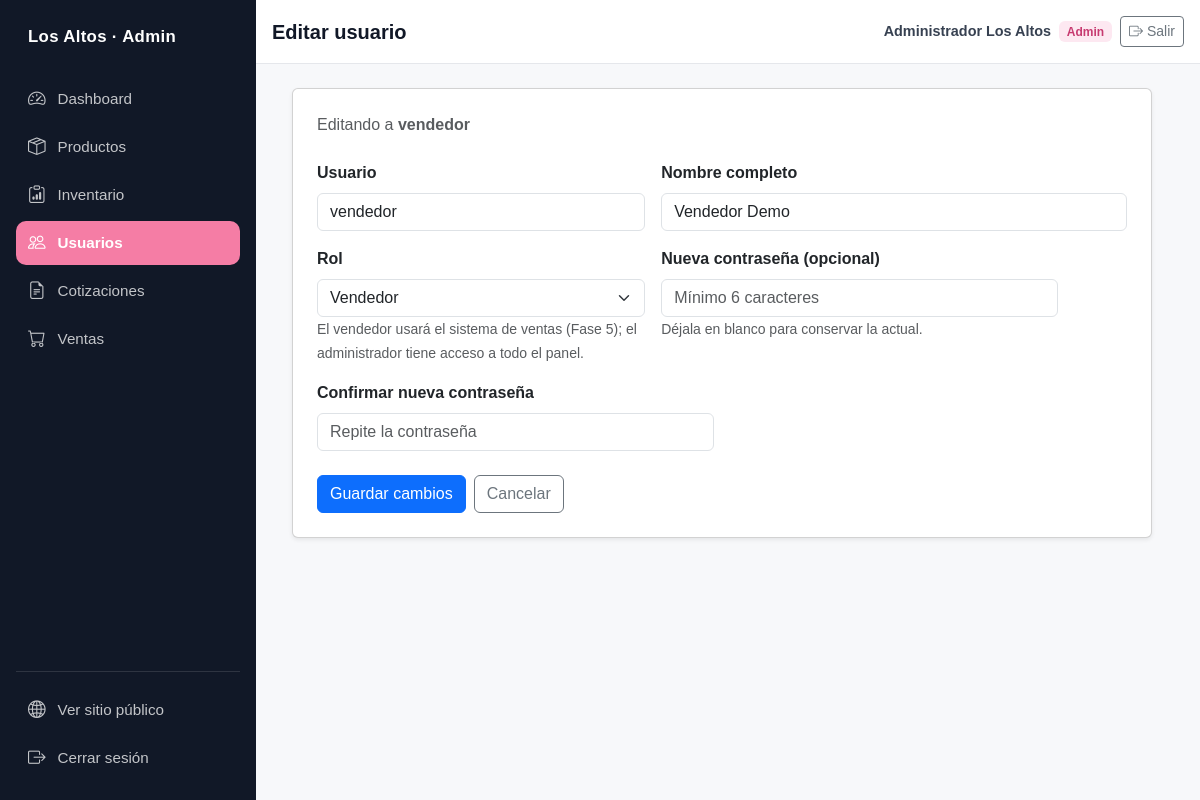
Page /admin/users/2/edit (signed in) on the committed database.
### app/models/user.py (models this page shows, shortened)
class User(UserMixin, db.Model):
    __tablename__ = "users"
    id = db.Column(db.Integer, primary_key=True)
    username = db.Column(db.String(50), unique=True, nullable=False)
    full_name = db.Column(db.String(120), nullable=False)
    role = db.Column(db.String(20), nullable=False, default=ROLE_SELLER)
    is_active = db.Column(db.Boolean, nullable=False, default=True)
    password_hash = db.Column(db.String(255), nullable=False)
    def is_admin(self):
        return self.role == ROLE_ADMIN

### app/blueprints/admin/routes.py (the view, shortened to what this page needs)
@admin_bp.route("/users/<int:user_id>/edit", methods=["GET", "POST"])
@login_required
@admin_required
def user_edit(user_id):
    user = users_service.get_user_or_none(user_id)
    if user is None:
        flash("El usuario no existe.", "danger")
        return redirect(url_for("admin.users_list"))
    form = UserEditForm(obj=user)
    return render_template("admin/users/form.html", form=form, user=user)

### app/blueprints/admin/forms.py
class UserEditForm(UserBaseForm):
    password = PasswordField(
        "Nueva contraseña (opcional)",
        validators=[
            Optional(),
            Length(min=6, message="Mínimo 6 caracteres."),
        ],
    )
    confirm_password = PasswordField(
        "Confirmar nueva contraseña",
        validators=[
            EqualTo("password", message="Las contraseñas no coinciden."),
        ],
    )

### app/services/users_service.py (called while the page is built)
def get_user_or_none(user_id):
    return db.session.get(User, user_id)

### app/templates/admin/users/form.html (shortened to what this page needs)
{% extends "admin/base_admin.html" %}
{% if user %}
  {% set page_name = "Editar usuario" %}
{% else %}
  {% set page_name = "Nuevo usuario" %}
{% endif %}
{% block page_title %}{{ page_name }}{% endblock %}
{% block admin_content %}
{% macro render_field(field, placeholder="", autocomplete="off") %}
  <div>
    {{ field.label(class="form-label fw-semibold") }}
    {{ field(class="form-control" + (" is-invalid" if field.errors else ""), placeholder=placeholder, autocomplete=autocomplete) }}
  </div>
{% endmacro %}
<div class="container-xl">
  <div class="card shadow-sm admin-form-card">
    <div class="card-body p-4">
      {% if user %}
        <div class="d-flex flex-wrap align-items-center gap-2 mb-4">
          <p class="text-muted mb-0">
            Editando a <strong>{{ user.username }}</strong>
          </p>
        </div>
      {% endif %}
      <form method="post" novalidate>
        <div class="row g-3">
          <div class="col-md-5">
            {{ render_field(form.username, "Ej. mlopez", "username") }}
          </div>
          <div class="col-md-7">
            {{ render_field(form.full_name, "Nombre y apellido") }}
          </div>
          <div class="col-md-5">
            {{ form.role.label(class="form-label fw-semibold") }}
            {{ form.role(class="form-select" + (" is-invalid" if form.role.errors else "")) }}
            <small class="text-muted">
              El vendedor usará el sistema de ventas (Fase 5); el
              administrador tiene acceso a todo el panel.
            </small>
          </div>
          <div class="col-md-6">
            {{ render_field(form.password, "Mínimo 6 caracteres", "new-password") }}
            {% if user %}
              <small class="text-muted">Déjala en blanco para conservar la actual.</small>
            {% endif %}
          </div>
          <div class="col-md-6">
            {{ render_field(form.confirm_password, "Repite la contraseña", "new-password") }}
          </div>
        </div>
        <div class="d-flex flex-wrap gap-2 mt-4">
          <button type="submit" class="btn btn-primary">
            {% if user %}Guardar cambios{% else %}Crear usuario{% endif %}
          </button>
          <a class="btn btn-outline-secondary" href="{{ url_for('admin.users_list') }}">
            Cancelar
          </a>
        </div>
      </form>
    </div>
  </div>
</div>
{% endblock %}

### app/templates/admin/base_admin.html (shortened to what this page needs)
<!doctype html>
<html lang="es">
<head>
  <link href="https://cdn.jsdelivr.net/npm/bootstrap@5.3.3/dist/css/bootstrap.min.css" rel="stylesheet">
  <link href="https://cdn.jsdelivr.net/npm/bootstrap-icons@1.11.3/font/bootstrap-icons.min.css" rel="stylesheet">
  <link rel="stylesheet" href="{{ url_for('static', filename='css/styles.css') }}">
  <link rel="stylesheet" href="{{ url_for('static', filename='css/admin.css') }}">
</head>
<body class="admin-body">
  <div class="admin-layout">
    <aside class="offcanvas-lg offcanvas-start admin-sidebar"
           tabindex="-1"
           id="adminSidebar"
           aria-label="Navegación administrativa">
      <div class="offcanvas-body admin-sidebar__body">
        <span class="admin-sidebar__brand d-none d-lg-block">Los Altos · Admin</span>
        <nav class="admin-sidebar__nav" aria-label="Módulos del sistema">
          <a class="admin-sidebar__link {% if request.endpoint == 'admin.dashboard' %}active{% endif %}"
             href="{{ url_for('admin.dashboard') }}">
            <i class="bi bi-speedometer2"></i>
            <span>Dashboard</span>
          </a>
          <a class="admin-sidebar__link {% if request.endpoint and request.endpoint.startswith('admin.product') %}active{% endif %}"
             href="{{ url_for('admin.products_list') }}">
            <i class="bi bi-box-seam"></i>
            <span>Productos</span>
          </a>
          <a class="admin-sidebar__link {% if request.endpoint and request.endpoint.startswith('admin.inventory') %}active{% endif %}"
             href="{{ url_for('admin.inventory_list') }}">
            <i class="bi bi-clipboard-data"></i>
            <span>Inventario</span>
          </a>
          <a class="admin-sidebar__link {% if request.endpoint and request.endpoint.startswith('admin.user') %}active{% endif %}"
             href="{{ url_for('admin.users_list') }}">
            <i class="bi bi-people"></i>
            <span>Usuarios</span>
          </a>
          <a class="admin-sidebar__link {% if request.endpoint and request.endpoint.startswith('sales.quote') %}active{% endif %}"
             href="{{ url_for('sales.quotes_list') }}">
            <i class="bi bi-file-earmark-text"></i>
            <span>Cotizaciones</span>
          </a>
          <a class="admin-sidebar__link {% if request.endpoint and request.endpoint.startswith('sales.') and not request.endpoint.startswith('sales.quote') %}active{% endif %}"
             href="{{ url_for('sales.panel') }}">
            <i class="bi bi-cart"></i>
            <span>Ventas</span>
          </a>
        </nav>
        <div class="admin-sidebar__footer">
          <a class="admin-sidebar__link" href="{{ url_for('public.home') }}">
            <i class="bi bi-globe2"></i>
            <span>Ver sitio público</span>
          </a>
          <a class="admin-sidebar__link" href="{{ url_for('auth.logout') }}">
            <i class="bi bi-box-arrow-right"></i>
            <span>Cerrar sesión</span>
          </a>
        </div>
      </div>
    </aside>
    <div class="admin-main">
      <header class="admin-header">
        <h1 class="admin-header__title">{% block page_title %}Panel Administrativo{% endblock %}</h1>
        <div class="admin-header__user">
          <span class="admin-header__name d-none d-sm-inline">{{ current_user.full_name }}</span>
          <span class="badge admin-role-badge">{{ current_user.role }}</span>
          <a class="btn btn-outline-secondary btn-sm"
             href="{{ url_for('auth.logout') }}"
             title="Cerrar sesión">
            <i class="bi bi-box-arrow-right"></i><span class="d-none d-sm-inline ms-1">Salir</span>
          </a>
        </div>
      </header>
      <main class="admin-content">
        {% block admin_content %}{% endblock %}
      </main>
    </div>
  </div>
</body>
</html>

### app/static/css/styles.css (style rules this page uses)
:root { --la-brand: #F57DA5; --la-brand-hover: #D94F82; --la-brand-active: #C73A70; --la-brand-soft: #FDE8F1; --la-brand-border: #F7BBD2; --la-bg: #F7F8FA; --la-surface: #FFFFFF; --la-surface-alt: #F3F4F6; --la-border: #E5E7EB; --la-text: #374151; --la-text-muted: #6B7280; --la-carbon: #111827; --la-category-cosmetics: #F57DA5; --la-category-cosmetics-soft: #FDE8F1; --la-category-toys: #3D8DDF; --la-category-toys-soft: #E8F3FF; --la-category-flowers: #4CAF6F; --la-category-flowers-soft: #E9F8EF; --la-success: #198754; --la-success-soft: #EAF7EF; --la-warning: #F59E0B; --la-warning-soft: #FFF7E6; --la-danger: #DC3545; --la-danger-soft: #FDECEC; --la-info: #0EA5E9; --la-info-soft: #EAF6FD; --la-disabled: #E5E7EB; --la-disabled-soft: #F3F4F6; --la-primary: var(--la-brand); --la-primary-hover: var(--la-brand-hover); --la-secondary-bg: var(--la-surface); --la-secondary-border: var(--la-border); --la-link: var(--la-brand-hover); --la-focus-ring: #F57DA73D; --la-card-border: var(--la-border); --la-sidebar-bg: var(--la-carbon); --la-sidebar-active: var(--la-brand); }
body { font-family: Arial, Helvetica, sans-serif; background-color: var(--la-bg); color: var(--la-text); }
:root { --la-rosa: #F57DA5; --la-rosa-hover: #DD5C8F; --la-rosa-suave: #FDE7F0; --la-carbon: #111827; --la-texto: #374151; --la-secundario: #6B7280; --la-linea: #E5E7EB; --la-fondo: #F7F8FA; --la-blanco: #FFFFFF; --la-cosmeticos: #F57DA5; --la-cosmeticos-suave: #FDE7F0; --la-juguetes: #3B82F6; --la-juguetes-suave: #EAF3FF; --la-flores: #22C55E; --la-flores-suave: #EAF8EF; --la-exito: #198754; --la-advertencia: #F59E0B; --la-error: #DC3545; }
.admin-role-badge { background-color: var(--la-brand-soft); color: var(--la-brand-active); font-weight: 700; text-transform: capitalize; }

### app/static/css/admin.css (style rules this page uses)
.admin-body { background-color: var(--la-bg); }
.admin-layout { display: flex; min-height: 100vh; }
.admin-main { flex: 1; min-width: 0; display: flex; flex-direction: column; }
.admin-content { padding: 1.5rem 1rem 3rem; }
.admin-sidebar { --bs-offcanvas-bg: var(--la-sidebar-bg); background-color: var(--la-sidebar-bg); color: #ffffff; }
.admin-sidebar__body { display: flex; flex-direction: column; gap: 1.5rem; padding: 1.25rem 1rem; }
.admin-sidebar__brand { display: block; font-size: 1.05rem; font-weight: 700; color: #ffffff; letter-spacing: 0.02em; padding: 0.25rem 0.75rem; }
.admin-sidebar__nav { display: flex; flex-direction: column; gap: 0.25rem; }
.admin-sidebar__link { display: flex; align-items: center; gap: 0.75rem; padding: 0.65rem 0.75rem; border-radius: 0.625rem; color: rgba(255, 255, 255, 0.75); text-decoration: none; font-size: 0.95rem; font-weight: 500; min-height: 44px; }
.admin-sidebar__link i { font-size: 1.1rem; line-height: 1; }
.admin-sidebar__link.active { color: #ffffff; background-color: var(--la-sidebar-active); font-weight: 600; }
.admin-sidebar__footer { margin-top: auto; display: flex; flex-direction: column; gap: 0.25rem; border-top: 1px solid rgba(255, 255, 255, 0.12); padding-top: 1rem; }
@media (min-width: 992px) { .admin-sidebar { width: 256px; flex-shrink: 0; position: sticky; top: 0; height: 100vh; overflow-y: auto; background-color: var(--la-sidebar-bg) !important; } }
@media (min-width: 992px) { .admin-sidebar .admin-sidebar__body { padding: 1.25rem 1rem; flex-direction: column; height: 100%; } }
.admin-header { display: flex; align-items: center; gap: 0.75rem; min-height: 64px; padding: 0.75rem 1rem; background-color: var(--la-surface); border-bottom: 1px solid var(--la-border); }
.admin-header__title { font-size: 1.25rem; font-weight: 700; color: var(--la-carbon); margin: 0; }
.admin-header__user { margin-left: auto; display: flex; align-items: center; gap: 0.5rem; }
.admin-header__name { font-size: 0.9rem; font-weight: 600; color: var(--la-text); }
@media (min-width: 992px) { .admin-content { padding: 1.5rem 1.5rem 3rem; } }
.admin-form-card { max-width: 860px; }

### rows in the picture
User: full_name "Administrador Los Altos", role "Admin"
User: username "vendedor", full_name "Vendedor Demo", role "Vendedor"

### other values in the picture
{{ page_name }} "Editar usuario"
{{ field.label(class="form-label fw-semibold") }} "Usuario Nombre completo Nueva contraseña (opcional) Confirmar nueva contraseña"
